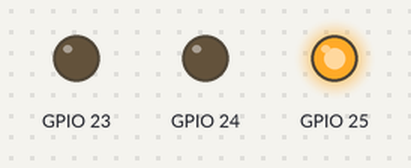
This program was run on a simulated Raspberry Pi (BCM pin numbers). Parts: output pins drawn as LEDs (lit = HIGH). What the program prints to the terminal is not drawn. At 1.0 s the program stops and its outputs stay as they are.

Above: at 0.1 s.
Timing chart, 0 to 1.6 s (numbered marks = the images above):
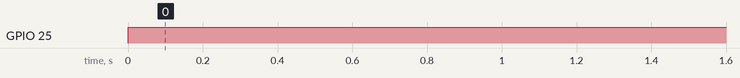

The program:

led.py
```python
import RPi.GPIO as GPIO
import time
GPIO.setmode(GPIO.BCM)
GPIO.setwarnings(False)

GPIO.setup(25,GPIO.OUT)
GPIO.setup(24,GPIO.OUT)
GPIO.setup(23,GPIO.OUT)
print("LED on")
GPIO.output(25,GPIO.HIGH)
#GPIO.output(24,GPIO.HIGH)
#PIO.output(23,GPIO.HIGH)
time.sleep(1)
print("LED off")
#GPIO.output(25,GPIO.LOW)
GPIO.output(24,GPIO.LOW)
GPIO.output(23,GPIO.LOW)
```

Measured:
- by itself, GPIO 25: LOW → HIGH at 0.00 s
